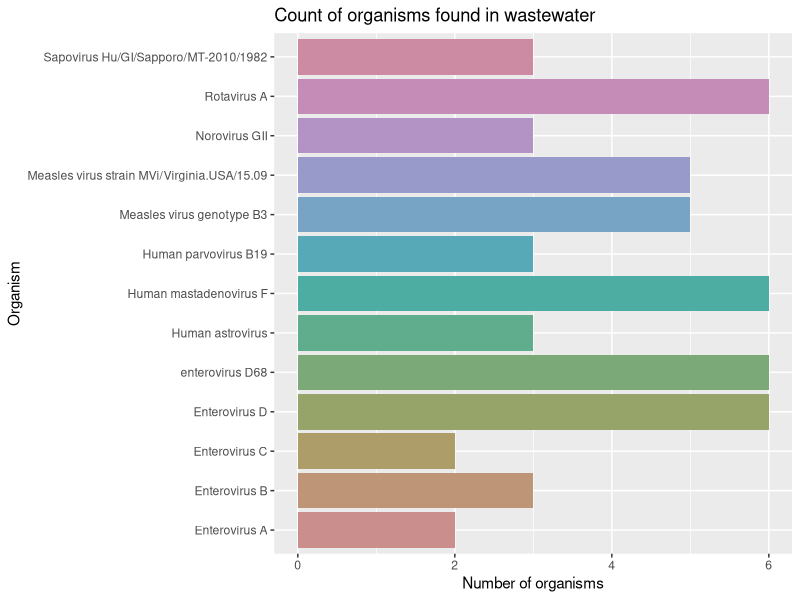
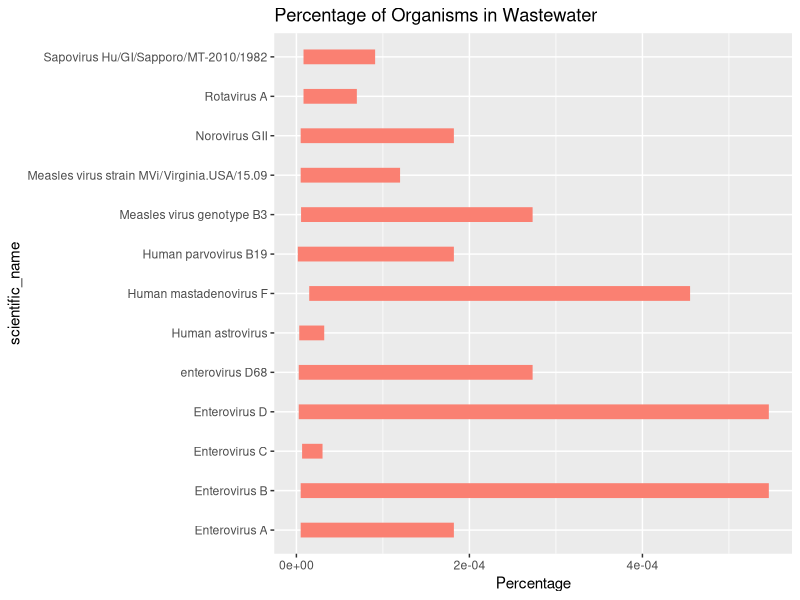

Write the R code that produced these figures, in order. (Note: this script raises an error after producing the figures.)
setwd("C:/Users/emily/Documents/LACPHL_work/aphl_hackathon")

library(ggplot2)
library(readr)

summaryfile <- read_csv("kraken_summary-2026-04-28.csv") ##initial file read in - no metadata attached

summary_oi <- summaryfile[summaryfile$scientific_name != "unclassified", ] ##subset to exclude unclassified

ggplot(summary_oi, aes(y=scientific_name, fill=scientific_name )) + 
  geom_bar( ) +
  scale_fill_hue(c = 40) +
  theme(legend.position="none") + labs(title = "Count of organisms found in wastewater", x="Number of organisms", y="Organism")  ##bar chart to number organisms by scientific name

ggplot(summary_oi, aes(x=percent, y=scientific_name)) +
  geom_line( color= "salmon", linetype=1, size = 5) +
  labs(title="Percentage of Organisms in Wastewater", x="Percentage") ##bar chart for percent of organisms by scientific name (without unclassified)

ggplot(summary_oi, aes(x = location)) +
  geom_bar(fill = "salmon") +
  labs(title = "Organisms by Location", y = "Number of Organisms")  ##bar chart by location - should work if column name in Toms sheet is location lol
